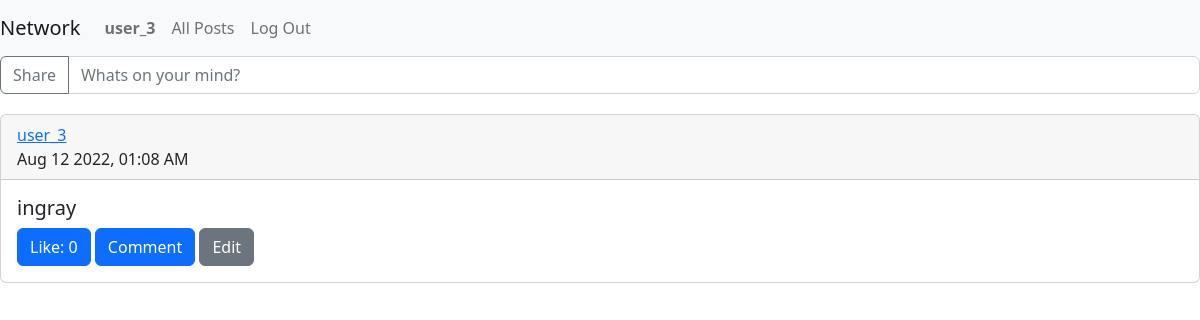
The page / (signed in) on the database as committed earlier.
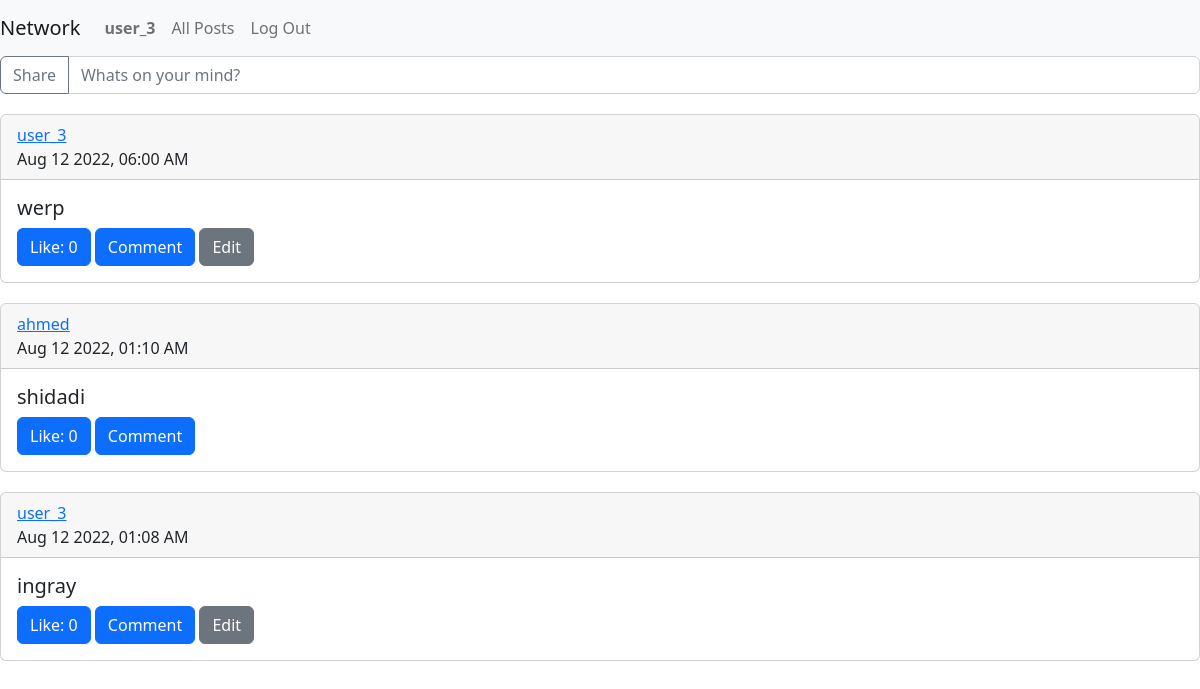
The same page on the database as committed later.
### network/models.py (models this page shows)
class User(AbstractUser):
    pass

class Post(models.Model):
    user_post = models.ForeignKey(User, on_delete=models.CASCADE,related_name="user_post", default="1")
    post = models.CharField(max_length=2000, null=False, blank=False, default="")
    timestamp = models.DateTimeField(auto_now_add=True)
    def serialize(self):
        likes = len(self.liked_on.all())
        return {
            "id":self.id,
            "user_post":self.user_post.username,
            "post": self.post,
            "time":self.timestamp.strftime("%b %d %Y, %I:%M %p"),
            "likes":likes
        }

### network/views.py (the view)
# urls.py: path("", views.index, name="index"),
def index(request):
    if not request.user.is_authenticated:
        return HttpResponseRedirect(reverse('login'))
    user = User.objects.get(pk=request.user.id)
    profile = Profile.objects.get(pk=user.id)
    following = [user.id for user in profile.following.all()]
    following.append(user.id)
    posts = Post.objects.filter(user_post__in=following)
    posts = posts.order_by("-timestamp").all()
    posts = [post.serialize() for post in posts]
    liked = Like.objects.filter(user_like=request.user)
    liked = [like.post.id for like in liked]
    return render(request, "network/index.html", {'posts':posts, 'liked':liked})

### network/templates/network/index.html (shortened to what this page needs)
{% extends "network/layout.html" %}
{% load static %}
{% block body %}
<form class="input-group mb-3" id="post-form">
  <button type="submit" class="btn btn-outline-secondary" type="button" id="share">Share</button>
  <input required type="text" class="form-control" placeholder="Whats on your mind?" id="post-text">
</form>
<div id="all-posts">
    {% for post in posts %}
    <div class="card">
        <div class="card-header">
          <a href="{% url 'profile' post.user_post %}">{{post.user_post}}</a>
          <br>
          {{post.time}}
        </div>
        <div class="card-body">
          <h5 class="card-title">{{post.post}}</h5>
          {% if post.id in liked %}
          <button class="btn btn-primary" id="unlike" data-post="{{post.id}}">Unlike: {{post.likes}}</button>
          {% else %}
          <button class="btn btn-primary" id="like" data-post="{{post.id}}">Like: {{post.likes}}</button>
          {% endif %}
          <button class="btn btn-primary">Comment</button>
          {% if user.username == post.user_post %}
          <button class="btn btn-secondary" id="edit" data-post="{{post.id}}">Edit</button>
          {% endif %}
        </div>
      </div>
    {% endfor %}
</div>
{% endblock %}

### network/templates/network/layout.html (shortened to what this page needs)
{% load static %}
<!DOCTYPE html>
<html lang="en">
    <head>
        <link href="https://cdn.jsdelivr.net/npm/bootstrap@5.2.0/dist/css/bootstrap.min.css" rel="stylesheet">
        <link href="{% static 'network/styles.css' %}" rel="stylesheet">
    </head>
    <body>
        <nav class="navbar navbar-expand-lg navbar-light bg-light">
            <a class="navbar-brand" href="{% url 'index' %}">Network</a>
            <div>
              <ul class="navbar-nav mr-auto">
                {% if user.is_authenticated %}
                    <li class="nav-item">
                        <a class="nav-link" id="profile" href="{% url 'profile' user.username %}"><strong>{{ user.username }}</strong></a>
                    </li>
                {% endif %}
                <li class="nav-item">
                  <a class="nav-link" id="all-posts-link" href="{% url 'posts' %}">All Posts</a>
                </li>
                {% if user.is_authenticated %}
                    <li class="nav-item">
                        <a class="nav-link" href="{% url 'logout' %}">Log Out</a>
                    </li>
                {% endif %}
              </ul>
            </div>
          </nav>
        <div class="body">
            {% block body %}
            {% endblock %}
        </div>
    </body>
</html>

Rows that differ between the two databases and show on the page:
added Post: post "werp"
now on this page (row edited): User: user_post "ahmed"
now on this page (row unchanged): Post: post "shidadi"
Other text that changed with them:
new list line: "user_3"
new list line: "Aug 12 2022, 06:00 AM Like: 0 Comment Edit"
new list line: "Aug 12 2022, 01:10 AM Like: 0 Comment"
